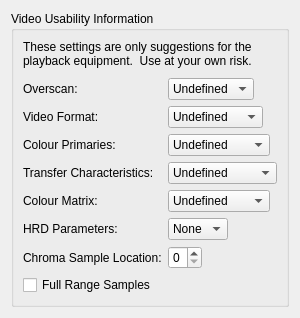
     <widget class="QWidget" name="tab">
      <attribute name="title">
       <string>Output 2</string>
      </attribute>
      <layout class="QVBoxLayout" name="verticalLayout">
       <item>
        <widget class="QGroupBox" name="groupBox_5">
         <property name="title">
          <string>Video Usability Information</string>
         </property>
         <layout class="QVBoxLayout" name="verticalLayout_2">
          <item>
           <widget class="QLabel" name="label_52">
            <property name="text">
             <string>These settings are only suggestions for the playback equipment.  Use at your own risk.</string>
            </property>
            <property name="wordWrap">
             <bool>true</bool>
            </property>
           </widget>
          </item>
          <item>
           <spacer>
            <property name="orientation">
             <enum>Qt::Vertical</enum>
            </property>
            <property name="sizeType">
             <enum>QSizePolicy::Fixed</enum>
            </property>
            <property name="sizeHint" stdset="0">
             <size>
              <width>20</width>
              <height>4</height>
             </size>
            </property>
           </spacer>
          </item>
          <item>
           <layout class="QGridLayout" name="gridLayout">
            <item row="0" column="0">
             <widget class="QLabel" name="label_51">
              <property name="text">
               <string>Overscan:</string>
              </property>
             </widget>
            </item>
            <item row="0" column="1">
             <layout class="QHBoxLayout" name="_6">
              <property name="spacing">
               <number>6</number>
              </property>
              <property name="margin">
               <number>0</number>
              </property>
              <item>
               <widget class="QComboBox" name="overscanComboBox">
                <item>
                 <property name="text">
                  <string>Undefined</string>
                 </property>
                </item>
                <item>
                 <property name="text">
                  <string>Show</string>
                 </property>
                </item>
                <item>
                 <property name="text">
                  <string>Crop</string>
                 </property>
                </item>
               </widget>
              </item>
              <item>
               <spacer name="spacer_70">
                <property name="orientation">
                 <enum>Qt::Horizontal</enum>
                </property>
                <property name="sizeHint" stdset="0">
                 <size>
                  <width>0</width>
                  <height>0</height>
                 </size>
                </property>
               </spacer>
              </item>
             </layout>
            </item>
            <item row="1" column="0">
             <widget class="QLabel" name="label_50">
              <property name="text">
               <string>Video Format:</string>
              </property>
             </widget>
            </item>
            <item row="1" column="1">
             <layout class="QHBoxLayout" name="_8">
              <property name="spacing">
               <number>6</number>
              </property>
              <property name="margin">
               <number>0</number>
              </property>
              <item>
               <widget class="QComboBox" name="videoFormatComboBox">
                <property name="currentIndex">
                 <number>0</number>
                </property>
                <item>
                 <property name="text">
                  <string>Undefined</string>
                 </property>
                </item>
                <item>
                 <property name="text">
                  <string>Component</string>
                 </property>
                </item>
                <item>
                 <property name="text">
                  <string>PAL</string>
                 </property>
                </item>
                <item>
                 <property name="text">
                  <string>NTSC</string>
                 </property>
                </item>
                <item>
                 <property name="text">
                  <string>SECAM</string>
                 </property>
                </item>
                <item>
                 <property name="text">
                  <string>MAC</string>
                 </property>
                </item>
               </widget>
              </item>
              <item>
               <spacer name="spacer_68">
                <property name="orientation">
                 <enum>Qt::Horizontal</enum>
                </property>
                <property name="sizeHint" stdset="0">
                 <size>
                  <width>0</width>
                  <height>0</height>
                 </size>
                </property>
               </spacer>
              </item>
             </layout>
            </item>
            <item row="2" column="0">
             <widget class="QLabel" name="label_19">
              <property name="text">
               <string>Colour Primaries:</string>
              </property>
             </widget>
            </item>
            <item row="2" column="1">
             <layout class="QHBoxLayout" name="_9">
              <property name="spacing">
               <number>6</number>
              </property>
              <property name="margin">
               <number>0</number>
              </property>
              <item>
               <widget class="QComboBox" name="colourPrimariesComboBox">
                <item>
                 <property name="text">
                  <string>Undefined</string>
                 </property>
                </item>
                <item>
                 <property name="text">
                  <string>BT709</string>
                 </property>
                </item>
                <item>
                 <property name="text">
                  <string>BT470M</string>
                 </property>
                </item>
                <item>
                 <property name="text">
                  <string>BT470BG</string>
                 </property>
                </item>
                <item>
                 <property name="text">
                  <string>SMPTE170M</string>
                 </property>
                </item>
                <item>
                 <property name="text">
                  <string>SMPTE240M</string>
                 </property>
                </item>
                <item>
                 <property name="text">
                  <string>Film</string>
                 </property>
                </item>
               </widget>
              </item>
              <item>
               <spacer name="spacer_69">
                <property name="orientation">
                 <enum>Qt::Horizontal</enum>
                </property>
                <property name="sizeHint" stdset="0">
                 <size>
                  <width>0</width>
                  <height>0</height>
                 </size>
                </property>
               </spacer>
              </item>
             </layout>
            </item>
            <item row="3" column="0">
             <widget class="QLabel" name="label_48">
              <property name="text">
               <string>Transfer Characteristics:</string>
              </property>
             </widget>
            </item>
            <item row="3" column="1">
             <layout class="QHBoxLayout" name="_5">
              <property name="spacing">
               <number>6</number>
              </property>
              <property name="margin">
               <number>0</number>
              </property>
              <item>
               <widget class="QComboBox" name="transferCharacteristicsComboBox">
                <item>
                 <property name="text">
                  <string>Undefined</string>
                 </property>
                </item>
                <item>
                 <property name="text">
                  <string>BT709</string>
                 </property>
                </item>
                <item>
                 <property name="text">
                  <string>BT470M</string>
                 </property>
                </item>
                <item>
                 <property name="text">
                  <string>BT470BG</string>
                 </property>
                </item>
                <item>
                 <property name="text">
                  <string>Linear</string>
                 </property>
                </item>
                <item>
                 <property name="text">
                  <string>LOG100</string>
                 </property>
                </item>
                <item>
                 <property name="text">
                  <string>LOG316</string>
                 </property>
                </item>
                <item>
                 <property name="text">
                  <string>SMPTEL170M</string>
                 </property>
                </item>
                <item>
                 <property name="text">
                  <string>SMPTE240M</string>
                 </property>
                </item>
               </widget>
              </item>
              <item>
               <spacer name="spacer_67">
                <property name="orientation">
                 <enum>Qt::Horizontal</enum>
                </property>
                <property name="sizeHint" stdset="0">
                 <size>
                  <width>0</width>
                  <height>0</height>
                 </size>
                </property>
               </spacer>
              </item>
             </layout>
            </item>
            <item row="4" column="0">
             <widget class="QLabel" name="label_47">
              <property name="text">
               <string>Colour Matrix:</string>
              </property>
             </widget>
            </item>
            <item row="4" column="1">
             <layout class="QHBoxLayout" name="_7">
              <property name="spacing">
               <number>6</number>
              </property>
              <property name="margin">
               <number>0</number>
              </property>
              <item>
               <widget class="QComboBox" name="colourMatrixComboBox">
                <item>
                 <property name="text">
                  <string>Undefined</string>
                 </property>
                </item>
                <item>
                 <property name="text">
                  <string>BT709</string>
                 </property>
                </item>
                <item>
                 <property name="text">
                  <string>FCC</string>
                 </property>
                </item>
                <item>
                 <property name="text">
                  <string>BT470BG</string>
                 </property>
                </item>
                <item>
                 <property name="text">
                  <string>SMPTE170M</string>
                 </property>
                </item>
                <item>
                 <property name="text">
                  <string>SMPTE240M</string>
                 </property>
                </item>
                <item>
                 <property name="text">
                  <string>GBR</string>
                 </property>
                </item>
                <item>
                 <property name="text">
                  <string>YCgCo</string>
                 </property>
                </item>
               </widget>
              </item>
              <item>
               <spacer name="spacer_71">
                <property name="orientation">
                 <enum>Qt::Horizontal</enum>
                </property>
                <property name="sizeHint" stdset="0">
                 <size>
                  <width>0</width>
                  <height>0</height>
                 </size>
                </property>
               </spacer>
              </item>
             </layout>
            </item>
            <item row="5" column="0">
             <widget class="QLabel" name="hrdLabel">
              <property name="text">
               <string>HRD Parameters:</string>
              </property>
             </widget>
            </item>
            <item row="5" column="1">
             <layout class="QHBoxLayout" name="horizontalLayout_3">
              <item>
               <widget class="QComboBox" name="hrdComboBox">
                <item>
                 <property name="text">
                  <string>None</string>
                 </property>
                </item>
                <item>
                 <property name="text">
                  <string>VBR</string>
                 </property>
                </item>
                <item>
                 <property name="text">
                  <string>CBR</string>
                 </property>
                </item>
               </widget>
              </item>
              <item>
               <spacer name="horizontalSpacer">
                <property name="orientation">
                 <enum>Qt::Horizontal</enum>
                </property>
                <property name="sizeHint" stdset="0">
                 <size>
                  <width>40</width>
                  <height>20</height>
                 </size>
                </property>
               </spacer>
              </item>
             </layout>
            </item>
            <item row="6" column="0">
             <widget class="QLabel" name="label_49">
              <property name="text">
               <string>Chroma Sample Location:</string>
              </property>
             </widget>
            </item>
            <item row="6" column="1">
             <layout class="QHBoxLayout" name="_10">
              <property name="spacing">
               <number>6</number>
              </property>
              <property name="margin">
               <number>0</number>
              </property>
              <item>
               <widget class="QSpinBox" name="chromaSampleSpinBox">
                <property name="maximum">
                 <number>4</number>
                </property>
               </widget>
              </item>
              <item>
               <spacer name="spacer_66">
                <property name="orientation">
                 <enum>Qt::Horizontal</enum>
                </property>
                <property name="sizeHint" stdset="0">
                 <size>
                  <width>0</width>
                  <height>0</height>
                 </size>
                </property>
               </spacer>
              </item>
             </layout>
            </item>
           </layout>
          </item>
          <item>
           <widget class="QCheckBox" name="fullRangeSamplesCheckBox">
            <property name="text">
             <string>Full Range Samples</string>
            </property>
           </widget>
          </item>
         </layout>
        </widget>
       </item>
       <item>
        <spacer name="spacer_72">
         <property name="orientation">
          <enum>Qt::Vertical</enum>
         </property>
         <property name="sizeHint" stdset="0">
          <size>
           <width>0</width>
           <height>0</height>
          </size>
         </property>
        </spacer>
       </item>
      </layout>
     </widget>
